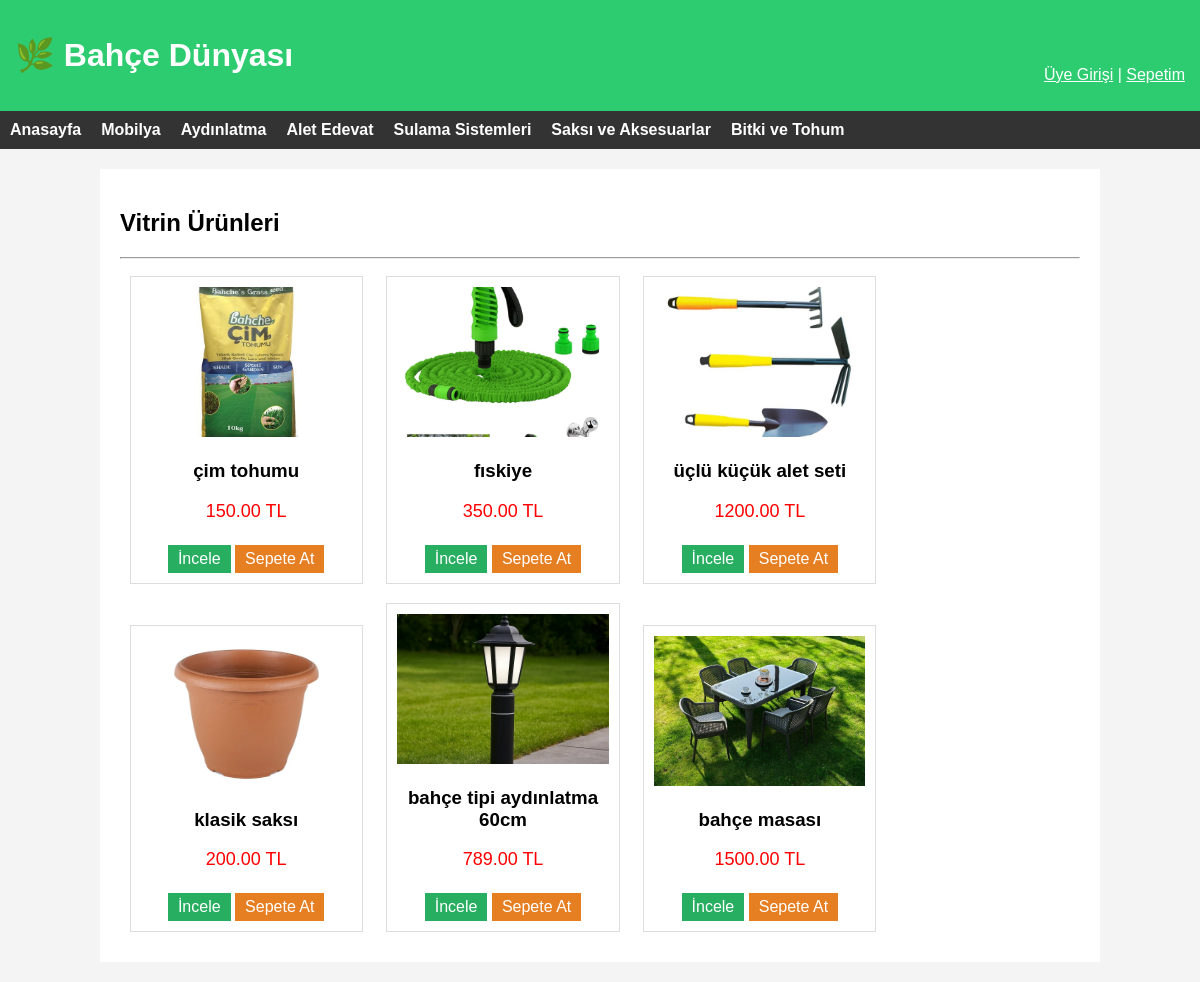
The page / on the database its author committed.
### tables this page shows
CREATE TABLE IF NOT EXISTS `kategoriler` (
  `id` int NOT NULL AUTO_INCREMENT,
  `kategori_adi` varchar(100) NOT NULL,
  `ust_id` int DEFAULT '0',
  PRIMARY KEY (`id`)
);

CREATE TABLE IF NOT EXISTS `urunler` (
  `id` int NOT NULL AUTO_INCREMENT,
  `kategori_id` int NOT NULL,
  `urun_adi` varchar(255) NOT NULL,
  `fiyat` decimal(10,2) NOT NULL,
  `aciklama` text,
  `resim` varchar(255) DEFAULT 'yok.jpg',
  PRIMARY KEY (`id`)
);

### index.php (the view, shortened to what this page needs)
<?php include 'ust_kisim.php'; ?>
<h2>Vitrin Ürünleri</h2>
<hr>
<?php
$urun_sor = mysqli_query($baglanti, "SELECT * FROM urunler ORDER BY id DESC LIMIT 10");
while($urun = mysqli_fetch_assoc($urun_sor)) {
?>
    <div class="urun-kutu">
        <img src="resimler/<?php echo $urun['resim']; ?>" width="100%" height="150" style="object-fit:cover;">
        <h3><?php echo $urun['urun_adi']; ?></h3>
        <p style="color:red; font-size:18px;"><?php echo $urun['fiyat']; ?> TL</p>
        <a href="urun_detay.php?id=<?php echo $urun['id']; ?>" class="btn">İncele</a>
        <a href="sepet_ekle.php?id=<?php echo $urun['id']; ?>" class="btn" style="background:#e67e22;">Sepete At</a>
    </div>
<?php } ?>
</div> </body>
</html>

### ust_kisim.php (shortened to what this page needs)
<?php
include 'baglan.php';
?>
<!DOCTYPE html>
<html lang="tr">
<head>
</head>
<body>
<header>
    <h1>🌿 Bahçe Dünyası</h1>
    <div style="float:right; margin-top:-30px;">
        <?php if(isset($_SESSION['uye_id'])): ?>
            Hoşgeldin, <?php echo $_SESSION['uye_ad']; ?> | <a href="cikis.php" style="color:white;">Çıkış</a>
        <?php else: ?>
            <a href="giris.php" style="color:white;">Üye Girişi</a>
        <?php endif; ?>
        | <a href="sepet.php" style="color:white;">Sepetim</a>
    </div>
</header>
<div class="menu">
    <a href="index.php">Anasayfa</a>
    <?php
    $kategori_sor = mysqli_query($baglanti, "SELECT * FROM kategoriler WHERE ust_id = 0");
    while($kat = mysqli_fetch_assoc($kategori_sor)) {
        echo '<a href="kategori.php?id='.$kat['id'].'">'.$kat['kategori_adi'].'</a>';
    }
    ?>
</div>
<div class="container">

### ust_kisim.php (style rules this page uses)
body { font-family: Arial, sans-serif; margin: 0; padding: 0; background: #f4f4f4; }
header { background: #2ecc71; color: white; padding: 15px; }
.menu { display: flex; gap: 20px; background: #333; padding: 10px; }
.menu a { color: white; text-decoration: none; font-weight: bold; }
.container { width: 80%; margin: 20px auto; background: white; padding: 20px; min-height: 400px; }
.urun-kutu { border: 1px solid #ddd; padding: 10px; width: 22%; display: inline-block; margin: 1%; text-align: center; }
.btn { background: #27ae60; color: white; padding: 5px 10px; text-decoration: none; display: inline-block; margin-top: 5px; }

### rows shown on the page
kategoriler: kategori_adi "Mobilya"
kategoriler: kategori_adi "Aydınlatma"
kategoriler: kategori_adi "Alet Edevat"
kategoriler: kategori_adi "Sulama Sistemleri"
kategoriler: kategori_adi "Saksı ve Aksesuarlar"
kategoriler: kategori_adi "Bitki ve Tohum"
urunler: resim (picture), urun_adi "çim tohumu", fiyat "150.00"
urunler: resim (picture), urun_adi "fıskiye", fiyat "350.00"
urunler: resim (picture), urun_adi "üçlü küçük alet seti", fiyat "1200.00"
urunler: resim (picture), urun_adi "klasik saksı", fiyat "200.00"
urunler: resim (picture), urun_adi "bahçe tipi aydınlatma 60cm", fiyat "789.00"
urunler: resim (picture), urun_adi "bahçe masası", fiyat "1500.00"
